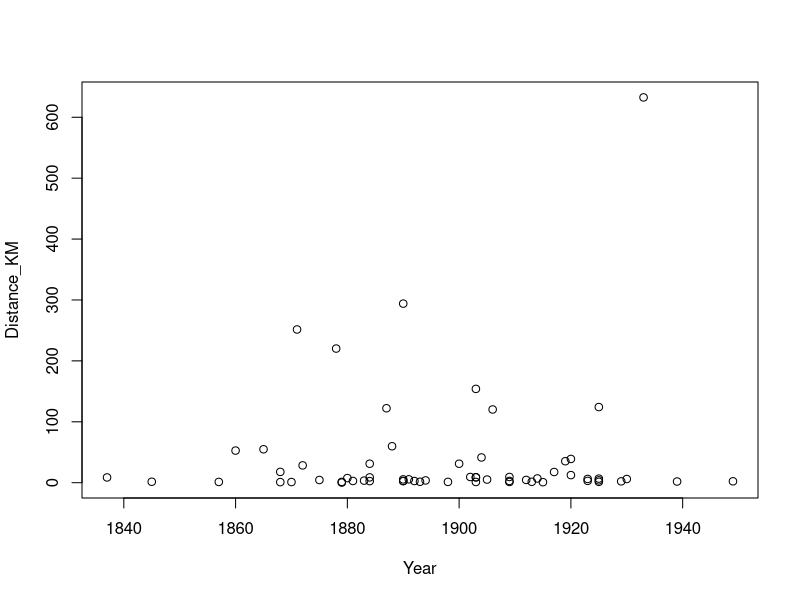
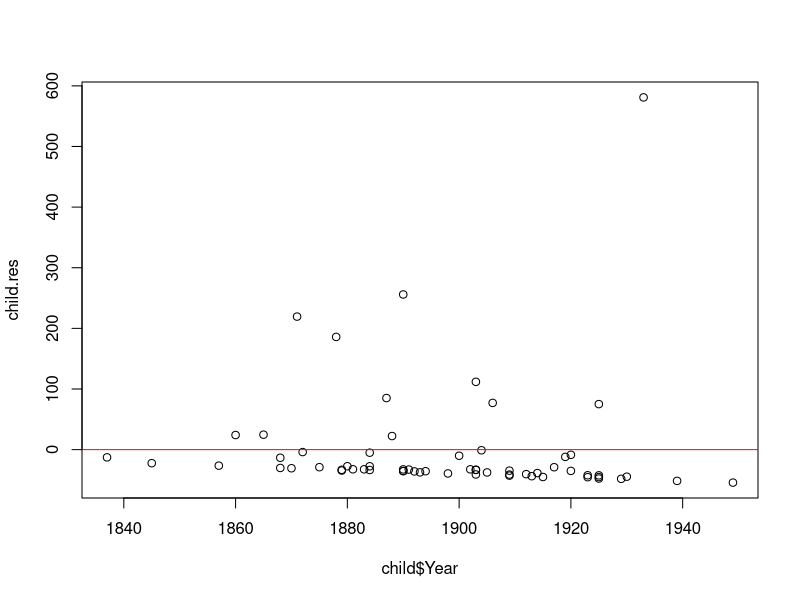
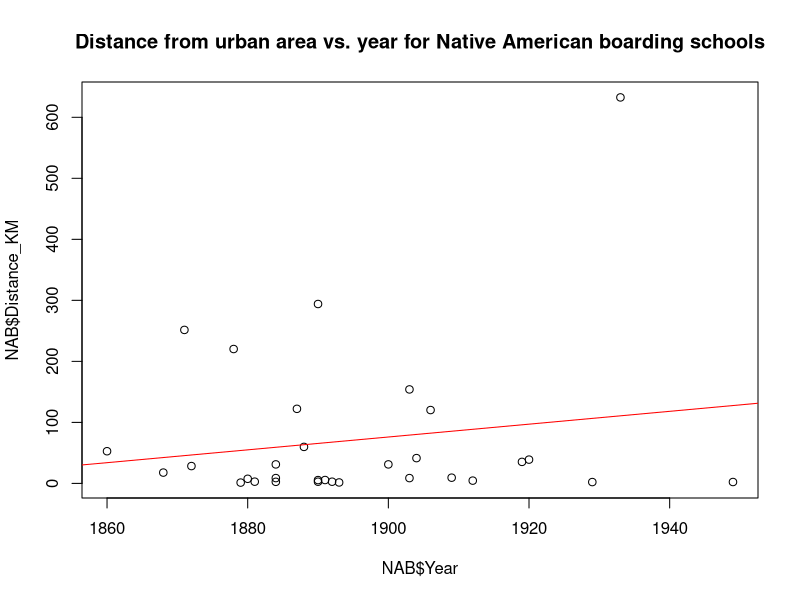
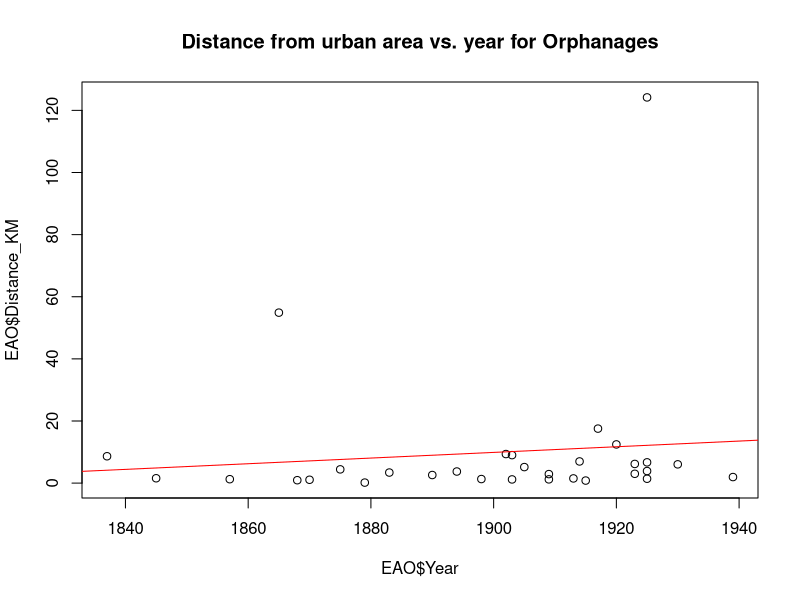
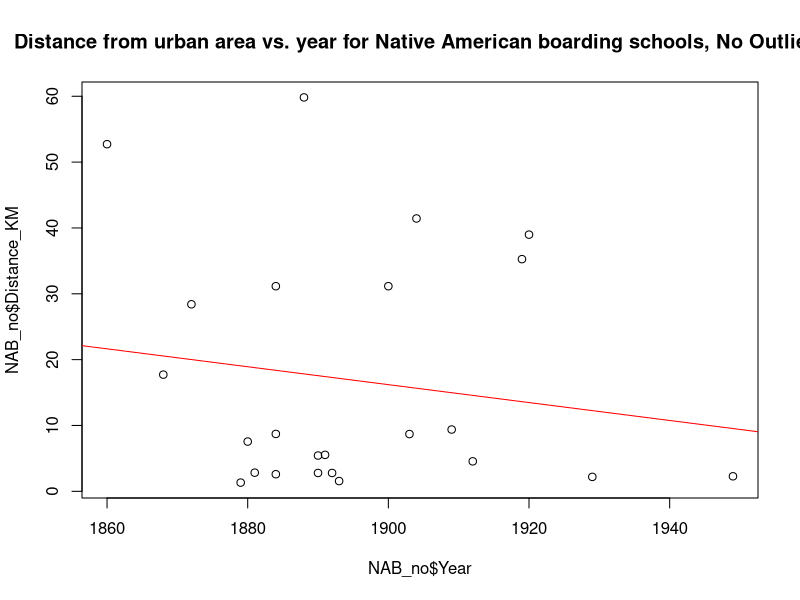
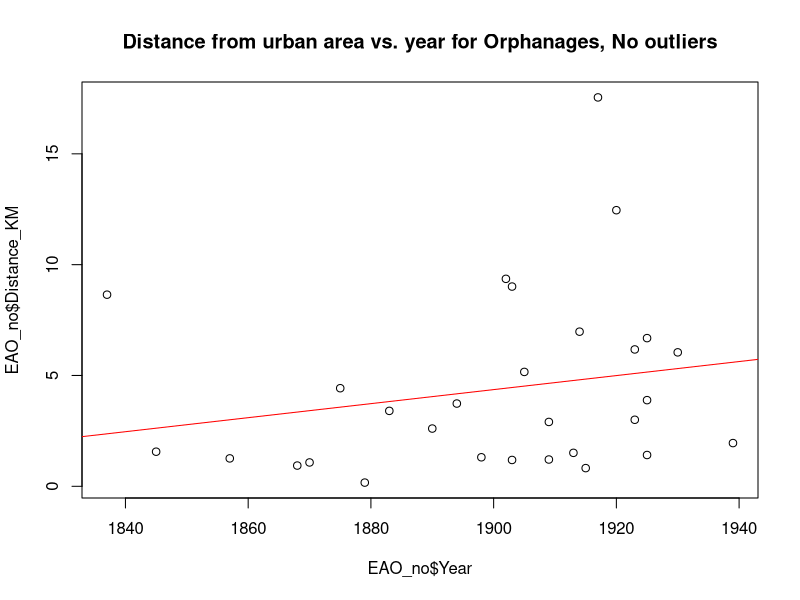

R code for these plots, in order:
## ---- chunk 1
knitr::opts_knit$set(root.dir = "02_Przystupa")
knitr::opts_chunk$set(echo = TRUE,
                      message = FALSE,
                      warning = FALSE)
## ---- chunk 2
child = read.csv("Combined_Orph_NA_data.csv")
## ---- chunk 3
plot(Distance_KM ~ Year, 
     data = child)
## ---- chunk 4
child.lm = lm(Distance_KM ~ Year, 
           data = child)
summary(child.lm)
## ---- chunk 5
child.res = resid(child.lm)
plot(child$Year, child.res)
abline(h = 0, col = "red")
summary(lm(child.res~child$Year))
## ---- chunk 6
NAB = subset(child, 
             Instit_Type == "NAB")
EAO = subset(child, 
             Instit_Type == "O")
## ---- chunk 7
plot(NAB$Distance_KM ~ NAB$Year, 
     main = "Distance from urban area vs. year for Native American boarding schools")
abline(lm(NAB$Distance_KM~NAB$Year), 
       col = "red")

plot(EAO$Distance_KM~EAO$Year, 
     main = "Distance from urban area vs. year for Orphanages")
abline(lm(EAO$Distance_KM~EAO$Year), 
       col = "red")
## ---- chunk 8
summary(lm(NAB$Distance_KM ~ NAB$Year))
summary(lm(EAO$Distance_KM ~ EAO$Year))
## ---- chunk 9
NAB_no = subset(NAB, NAB$Distance_KM < 100)
EAO_no = subset(EAO, EAO$Distance_KM < 50)
## ---- chunk 10
plot(NAB_no$Distance_KM~NAB_no$Year, 
     main = "Distance from urban area vs. year for Native American boarding schools, No Outliers")
abline(lm(NAB_no$Distance_KM ~ NAB_no$Year), 
       col = "red")

plot(EAO_no$Distance_KM~EAO_no$Year, 
     main = "Distance from urban area vs. year for Orphanages, No outliers")
abline(lm(EAO_no$Distance_KM ~ EAO_no$Year), 
       col = "red")
## ---- chunk 11
summary(lm(NAB_no$Distance_KM ~ NAB_no$Year))
summary(lm(EAO_no$Distance_KM ~ EAO_no$Year))
## ---- chunk 12
sessionInfo()
